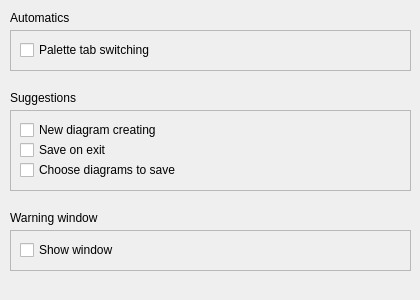
<?xml version="1.0" encoding="UTF-8"?>
<ui version="4.0">
 <class>preferencesBehaviourPage</class>
 <widget class="QWidget" name="preferencesBehaviourPage">
  <property name="geometry">
   <rect>
    <x>0</x>
    <y>0</y>
    <width>420</width>
    <height>300</height>
   </rect>
  </property>
  <widget class="QFrame" name="frame_17">
   <property name="geometry">
    <rect>
     <x>10</x>
     <y>230</y>
     <width>401</width>
     <height>41</height>
    </rect>
   </property>
   <property name="frameShape">
    <enum>QFrame::StyledPanel</enum>
   </property>
   <property name="frameShadow">
    <enum>QFrame::Raised</enum>
   </property>
   <widget class="QCheckBox" name="warningWindowBox">
    <property name="geometry">
     <rect>
      <x>10</x>
      <y>10</y>
      <width>381</width>
      <height>20</height>
     </rect>
    </property>
    <property name="text">
     <string>Show window</string>
    </property>
   </widget>
  </widget>
  <widget class="QLabel" name="label_7">
   <property name="geometry">
    <rect>
     <x>10</x>
     <y>10</y>
     <width>171</width>
     <height>16</height>
    </rect>
   </property>
   <property name="text">
    <string>Automatics</string>
   </property>
  </widget>
  <widget class="QFrame" name="frame_5">
   <property name="geometry">
    <rect>
     <x>10</x>
     <y>30</y>
     <width>401</width>
     <height>41</height>
    </rect>
   </property>
   <property name="sizePolicy">
    <sizepolicy hsizetype="Preferred" vsizetype="Preferred">
     <horstretch>0</horstretch>
     <verstretch>0</verstretch>
    </sizepolicy>
   </property>
   <property name="frameShape">
    <enum>QFrame::StyledPanel</enum>
   </property>
   <property name="frameShadow">
    <enum>QFrame::Raised</enum>
   </property>
   <widget class="QCheckBox" name="paletteTabCheckBox">
    <property name="geometry">
     <rect>
      <x>10</x>
      <y>10</y>
      <width>381</width>
      <height>20</height>
     </rect>
    </property>
    <property name="text">
     <string>Palette tab switching</string>
    </property>
   </widget>
  </widget>
  <widget class="QLabel" name="label_41">
   <property name="geometry">
    <rect>
     <x>10</x>
     <y>210</y>
     <width>211</width>
     <height>16</height>
    </rect>
   </property>
   <property name="text">
    <string>Warning window</string>
   </property>
  </widget>
  <widget class="QFrame" name="frame_6">
   <property name="geometry">
    <rect>
     <x>10</x>
     <y>110</y>
     <width>401</width>
     <height>81</height>
    </rect>
   </property>
   <property name="frameShape">
    <enum>QFrame::StyledPanel</enum>
   </property>
   <property name="frameShadow">
    <enum>QFrame::Raised</enum>
   </property>
   <widget class="QCheckBox" name="diagramCreateCheckBox">
    <property name="geometry">
     <rect>
      <x>10</x>
      <y>10</y>
      <width>381</width>
      <height>20</height>
     </rect>
    </property>
    <property name="text">
     <string>New diagram creating</string>
    </property>
   </widget>
   <widget class="QCheckBox" name="saveExitCheckBox">
    <property name="geometry">
     <rect>
      <x>10</x>
      <y>30</y>
      <width>381</width>
      <height>20</height>
     </rect>
    </property>
    <property name="text">
     <string>Save on exit</string>
    </property>
   </widget>
   <widget class="QCheckBox" name="chooseDiagramsToSaveCheckBox">
    <property name="geometry">
     <rect>
      <x>10</x>
      <y>50</y>
      <width>381</width>
      <height>20</height>
     </rect>
    </property>
    <property name="text">
     <string>Choose diagrams to save</string>
    </property>
   </widget>
  </widget>
  <widget class="QLabel" name="label_8">
   <property name="geometry">
    <rect>
     <x>10</x>
     <y>90</y>
     <width>201</width>
     <height>16</height>
    </rect>
   </property>
   <property name="text">
    <string>Suggestions</string>
   </property>
  </widget>
 </widget>
 <resources/>
 <connections/>
</ui>
